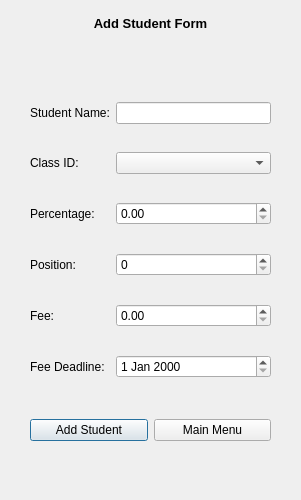
<?xml version="1.0" encoding="UTF-8"?>
<ui version="4.0">
 <class>Dialog</class>
 <widget class="QDialog" name="Dialog">
  <property name="geometry">
   <rect>
    <x>0</x>
    <y>0</y>
    <width>301</width>
    <height>500</height>
   </rect>
  </property>
  <property name="windowTitle">
   <string>Dialog</string>
  </property>
  <widget class="QWidget" name="gridLayoutWidget">
   <property name="geometry">
    <rect>
     <x>30</x>
     <y>80</y>
     <width>241</width>
     <height>321</height>
    </rect>
   </property>
   <layout class="QGridLayout" name="gridLayout">
    <item row="4" column="0">
     <widget class="QLabel" name="fee_label">
      <property name="text">
       <string>Fee:</string>
      </property>
     </widget>
    </item>
    <item row="0" column="0">
     <widget class="QLabel" name="name_label">
      <property name="text">
       <string>Student Name:</string>
      </property>
     </widget>
    </item>
    <item row="4" column="1">
     <widget class="QDoubleSpinBox" name="fee_txt"/>
    </item>
    <item row="1" column="0">
     <widget class="QLabel" name="class_label">
      <property name="text">
       <string>Class ID:</string>
      </property>
     </widget>
    </item>
    <item row="0" column="1">
     <widget class="QLineEdit" name="name_txt"/>
    </item>
    <item row="2" column="1">
     <widget class="QDoubleSpinBox" name="percentage_txt"/>
    </item>
    <item row="2" column="0">
     <widget class="QLabel" name="percentage_label">
      <property name="text">
       <string>Percentage:</string>
      </property>
     </widget>
    </item>
    <item row="1" column="1">
     <widget class="QComboBox" name="class_id_list"/>
    </item>
    <item row="3" column="1">
     <widget class="QSpinBox" name="position_txt"/>
    </item>
    <item row="3" column="0">
     <widget class="QLabel" name="position_label">
      <property name="text">
       <string>Position:</string>
      </property>
     </widget>
    </item>
    <item row="5" column="0">
     <widget class="QLabel" name="deadlinelabel">
      <property name="text">
       <string>Fee Deadline:</string>
      </property>
     </widget>
    </item>
    <item row="5" column="1">
     <widget class="QDateEdit" name="date_txt"/>
    </item>
   </layout>
  </widget>
  <widget class="QWidget" name="horizontalLayoutWidget">
   <property name="geometry">
    <rect>
     <x>30</x>
     <y>410</y>
     <width>241</width>
     <height>41</height>
    </rect>
   </property>
   <layout class="QHBoxLayout" name="horizontalLayout">
    <item>
     <widget class="QPushButton" name="add_std_btn">
      <property name="text">
       <string>Add Student</string>
      </property>
     </widget>
    </item>
    <item>
     <widget class="QPushButton" name="main_menu_btn">
      <property name="text">
       <string>Main Menu</string>
      </property>
     </widget>
    </item>
   </layout>
  </widget>
  <widget class="QWidget" name="verticalLayoutWidget">
   <property name="geometry">
    <rect>
     <x>30</x>
     <y>10</y>
     <width>241</width>
     <height>61</height>
    </rect>
   </property>
   <layout class="QVBoxLayout" name="verticalLayout">
    <item>
     <widget class="QLabel" name="label">
      <property name="text">
       <string>&lt;html&gt;&lt;head/&gt;&lt;body&gt;&lt;p align=&quot;center&quot;&gt;&lt;span style=&quot; font-size:10pt; font-weight:600;&quot;&gt;Add Student Form&lt;/span&gt;&lt;/p&gt;&lt;/body&gt;&lt;/html&gt;</string>
      </property>
     </widget>
    </item>
    <item alignment="Qt::AlignHCenter|Qt::AlignVCenter">
     <widget class="QLabel" name="error_msg">
      <property name="text">
       <string>&lt;html&gt;&lt;head/&gt;&lt;body&gt;&lt;p align=&quot;center&quot;&gt;&lt;br/&gt;&lt;/p&gt;&lt;/body&gt;&lt;/html&gt;</string>
      </property>
     </widget>
    </item>
   </layout>
  </widget>
 </widget>
 <resources/>
 <connections/>
</ui>
